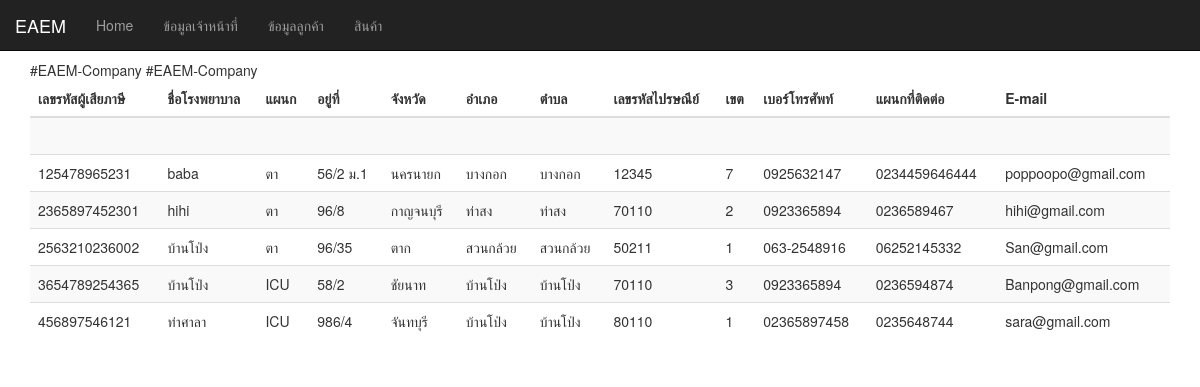
Screenshot of /inserData.php with the database file from the repository.
### tables this page shows
CREATE TABLE `governmant_agency` (
  `taxpayer_code_governmant` varchar(20) NOT NULL COMMENT 'เลขผู้เสียภาษี',
  `hospital_name` text NOT NULL,
  `division_governmant` text NOT NULL,
  `address_governmant` text NOT NULL,
  `province_governmant` text NOT NULL,
  `distrct_governmant` text NOT NULL,
  `parish_governmant` text NOT NULL,
  `zip_code` varchar(20) NOT NULL,
  `county_governmant` text NOT NULL,
  `phone_number` varchar(50) NOT NULL,
  `contact_department` varchar(50) NOT NULL,
  `Email_governmant` text NOT NULL
);

### inserData.php (the view, shortened to what this page needs)
<!DOCTYPE html>
<html lang="th">
<head>
  <link rel="stylesheet" href="https://maxcdn.bootstrapcdn.com/bootstrap/3.4.1/css/bootstrap.min.css">
</head>
<body style="height:1500px">
<nav class="navbar navbar-inverse navbar-fixed-top">
  <div class="container-fluid">
    <div class="navbar-header">
      <a class="navbar-brand" href="#">EAEM</a>
    </div>
    <ul class="nav navbar-nav">
    <li><a href="หน้าหลัก.php">Home</a></li>
    <li><a href="ข้อมูลเจ้าหน้าที่.php">ข้อมูลเจ้าหน้าที่</a></li>
    <li ><a href="รวมแผนก.php">ข้อมูลลูกค้า</a></li>
      <li><a href="หน้าสินค้า.php">สินค้า</a></li>
    </ul>
  </div>
  </nav>
 <br>
 <br>
 <br>
  <div class="container">
          <table class="table table-striped">
    <thead>
      <tr>
        <th>เลขรหัสผู้เสียภาษี</th>
        <th>ชื่อโรงพยาบาล</th>
        <th>แผนก</th>
        <th>อยู่ที่</th>
        <th>จังหวัด</th>
        <th>อำเภอ</th>
        <th>ตำบล</th>
        <th>เลขรหัสไปรษณีย์</th>
        <th>เขต</th>
        <th>เบอร์โทรศัพท์</th>
        <th>แผนกที่ติดต่อ</th>
        <th>E-mail</th>
      </tr>
    </thead>
    <tbody>
      <tr>
<td><?php
echo $taxpayer_code=$_POST["taxpayer_code_governmant"]. "<br>";
?>
</td>
<td><?php
echo $hospital_name=$_POST["hospital_name"]."<br>";
?>
</td>
<td><?php
echo $division_governmant=$_POST["division_governmant"]."<br>";
?>
</td>
<td><?php
echo $address_governmant=$_POST["address_governmant"]."<br>";
?>
</td>
<td><?php
echo $province_governmant=$_POST["province_governmant"]."<br>";
?>
</td>
<td><?php
echo $distrct_governmant=$_POST["distrct_governmant"]."<br>";
?>
</td>
<td><?php
echo $parish_governmant=$_POST["parish_governmant"]."<br>";
?>
</td>
<td><?php
echo $zip_code=$_POST["zip_code"]."<br>";
?>
</td>
<td><?php
echo $county_governmant=$_POST["county_governmant"]."<br>";
?>
</td>
<td><?php
echo $phone_number= $_POST["phone_number"]."<br>";
?>
</td>
<td><?php
echo $contact_department=$_POST["contact_department"]."<br>";
?>
</td>
<td><?php
echo $Email_governmant=$_POST["Email_governmant"]."<br>";
?>
</td>
     <?php
    require('dbconnect.php');
     $query="SELECT * FROM governmant_agency";
     $company=mysqli_query($connect,$query);
    ?>
<?php
    while($rows=mysqli_fetch_assoc($company))
    {
 ?>
    <tr>
        <td><?php echo $rows['taxpayer_code_governmant']; ?></td>
        <td><?php echo $rows['hospital_name']; ?></td>
        <td><?php echo $rows['division_governmant']; ?></td>
        <td><?php echo $rows['address_governmant']; ?></td>
        <td><?php echo $rows['province_governmant']; ?></td>
        <td><?php echo $rows['distrct_governmant'];?></td>
        <td><?php echo $rows['parish_governmant']; ?></td>
        <td><?php echo $rows['zip_code'] ;?></td>
        <td><?php echo $rows['county_governmant']; ?></td>
        <td><?php echo $rows['phone_number'] ;?></td>
        <td><?php echo $rows['contact_department']; ?></td>
        <td><?php echo $rows['Email_governmant'];?></td>
</tr>
<?php
}
?>
      </tr>
    </tbody>
  </table>
</div>
</body>

### rows the page displays
governmant_agency: taxpayer_code_governmant "125478965231", hospital_name "baba", division_governmant "ตา", address_governmant "56/2 ม.1", province_governmant "นครนายก", distrct_governmant "บางกอก", parish_governmant "บางกอก", zip_code "12345", county_governmant "7", phone_number "0925632147", contact_department "0234459646444", Email_governmant "poppoopo@gmail.com"
governmant_agency: taxpayer_code_governmant "2365897452301", hospital_name "hihi", division_governmant "ตา", address_governmant "96/8", province_governmant "กาญจนบุรี", distrct_governmant "ท่าสง", parish_governmant "ท่าสง", zip_code "70110", county_governmant "2", phone_number "0923365894", contact_department "0236589467", Email_governmant "hihi@gmail.com"
governmant_agency: taxpayer_code_governmant "2563210236002", hospital_name "บ้านโป่ง", division_governmant "ตา", address_governmant "96/35", province_governmant "ตาก", distrct_governmant "สวนกล้วย", parish_governmant "สวนกล้วย", zip_code "50211", county_governmant "1", phone_number "063-2548916", contact_department "06252145332", Email_governmant "San@gmail.com"
governmant_agency: taxpayer_code_governmant "3654789254365", hospital_name "บ้านโป่ง", division_governmant "ICU", address_governmant "58/2", province_governmant "ชัยนาท", distrct_governmant "บ้านโป่ง", parish_governmant "บ้านโป่ง", zip_code "70110", county_governmant "3", phone_number "0923365894", contact_department "0236594874", Email_governmant "Banpong@gmail.com"
governmant_agency: taxpayer_code_governmant "456897546121", hospital_name "ท่าศาลา", division_governmant "ICU", address_governmant "986/4", province_governmant "จันทบุรี", distrct_governmant "บ้านโป่ง", parish_governmant "บ้านโป่ง", zip_code "80110", county_governmant "1", phone_number "02365897458", contact_department "0235648744", Email_governmant "sara@gmail.com"
